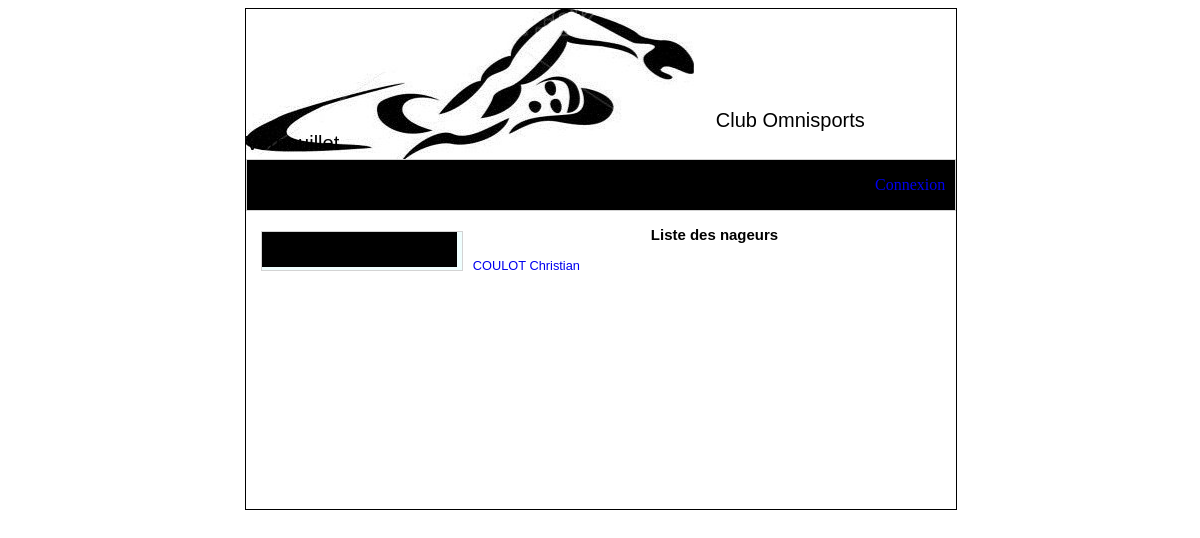
The page /nageurs.php on the database as committed earlier.
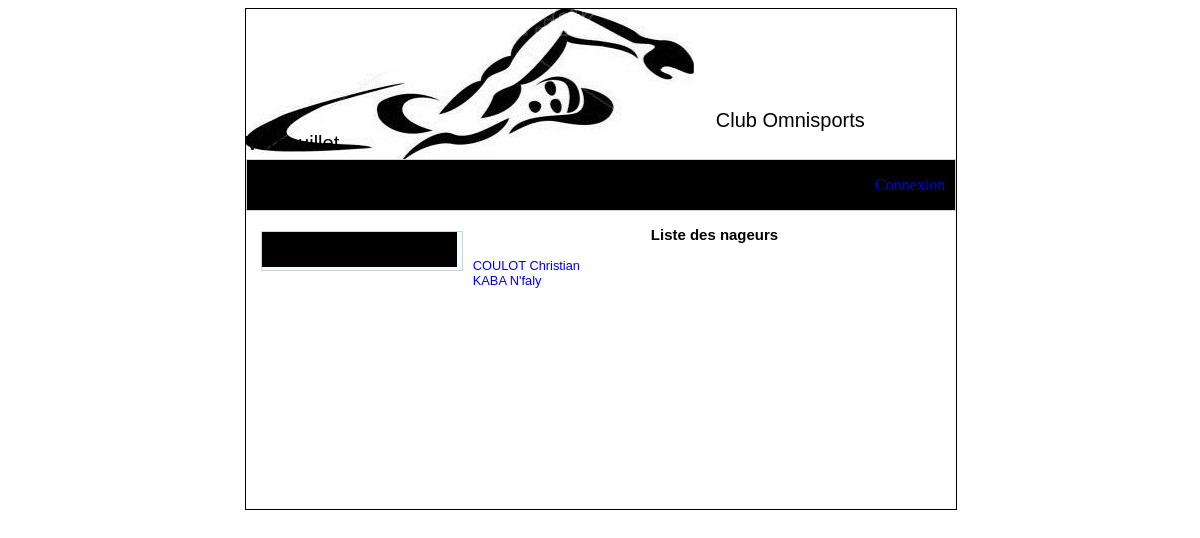
The same page on the database as committed later.
### tables this page shows
CREATE TABLE IF NOT EXISTS `nageur` (
  `id_nageur` int(11) NOT NULL AUTO_INCREMENT,
  `nom_nageur` varchar(50) NOT NULL,
  `prenom_nageur` varchar(50) NOT NULL,
  `sexe` varchar(50) NOT NULL,
  `annee_naissance` date NOT NULL,
  `age` int(11) NOT NULL,
  `id_categorie` int(11) NOT NULL,
  `club` varchar(50) NOT NULL,
  PRIMARY KEY (`id_nageur`),
  KEY `id_categorie` (`id_categorie`)
);

### nageurs.php (the view, shortened to what this page needs)
<?php include './header.php' ;
?>
<div id="contenu">
        <center><h3>Liste des nageurs</h3></center>
        <?php
       $res = mysql_query("SELECT * FROM `nageur`") or die(mysql_error());
        if (mysql_num_rows($res) != 0) {
            while (($ligne = mysql_fetch_array($res)) !== FALSE) {
                echo '<div><a href="nageur.php?id=' . $ligne['id_nageur'] . '">' . $ligne['nom_nageur']. ' ' .$ligne['prenom_nageur'] . '</a></div>';
            }
        }else{
             echo "contenu vide";
        }
    ?>
</div>
<?php include './footer.php' ?>

Rows that differ between the two databases and show on the page:
added nageur: nom_nageur "KABA", prenom_nageur "N'faly"
